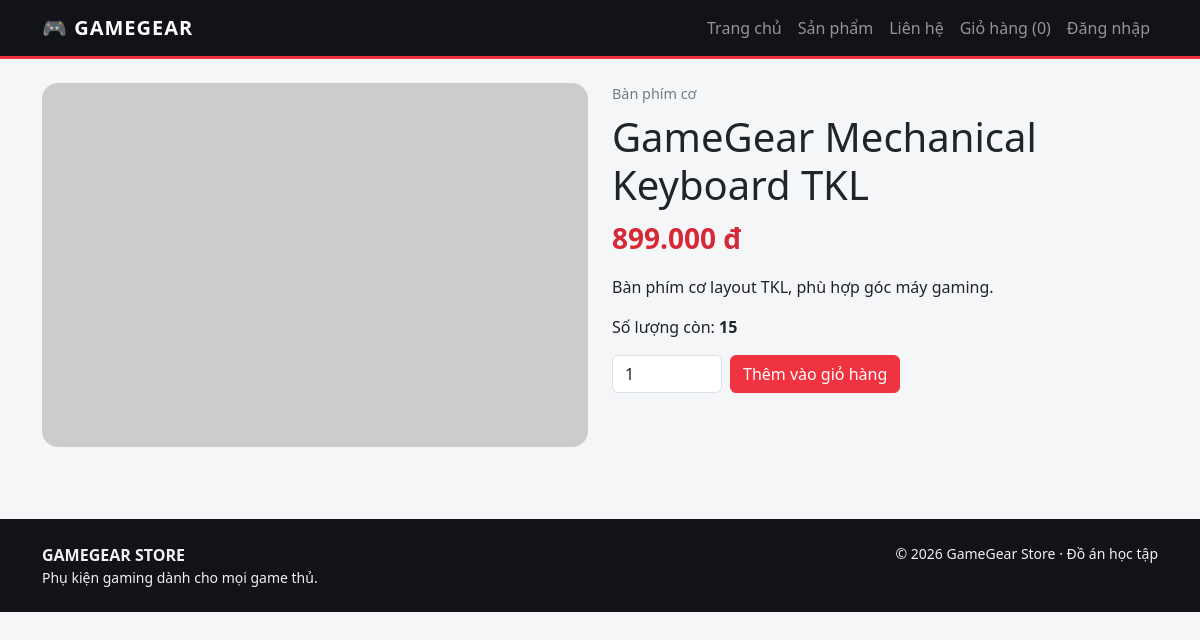
/product.php?id=2, run on the app's committed database.
### tables this page shows
CREATE TABLE products (
 product_id INT AUTO_INCREMENT PRIMARY KEY,
 category_id INT NULL,
 product_name VARCHAR(180) NOT NULL,
 price DECIMAL(12,2) NOT NULL DEFAULT 0 CHECK(price >= 0),
 quantity INT NOT NULL DEFAULT 0 CHECK(quantity >= 0),
 image VARCHAR(500) NULL,
 description TEXT NULL,
 created_at DATETIME NOT NULL DEFAULT CURRENT_TIMESTAMP,
 CONSTRAINT fk_products_category FOREIGN KEY(category_id) REFERENCES categories(category_id) ON UPDATE CASCADE ON DELETE SET NULL,
 INDEX idx_products_name(product_name), INDEX idx_products_category(category_id)
);

CREATE TABLE categories (
 category_id INT AUTO_INCREMENT PRIMARY KEY,
 category_name VARCHAR(100) NOT NULL UNIQUE,
 description TEXT NULL
);

### config.php (called while the page is built, shortened)
<?php
function e($value) { return htmlspecialchars((string)$value, ENT_QUOTES, 'UTF-8'); }
function money($value) { return number_format((float)$value, 0, ',', '.') . ' đ'; }
?>

### product.php (the view)
<?php require 'config.php'; $id=(int)($_GET['id']??0);$st=$pdo->prepare('SELECT p.*,c.category_name FROM products p LEFT JOIN categories c ON p.category_id=c.category_id WHERE p.product_id=?');$st->execute([$id]);$p=$st->fetch();if(!$p){http_response_code(404);exit('Không tìm thấy sản phẩm. <a href="products.php">Quay lại</a>');}$pageTitle=$p['product_name'];$msg='';if($_SERVER['REQUEST_METHOD']==='POST'){$qty=max(1,(int)($_POST['quantity']??1));if($p['quantity']<1)$msg='Sản phẩm đã hết hàng.';elseif($qty>$p['quantity'])$msg='Số lượng vượt quá tồn kho.';else{$_SESSION['cart'][$id]=min($p['quantity'],($_SESSION['cart'][$id]??0)+$qty);header('Location: cart.php');exit;}}require 'includes/header.php';?><div class="row g-4"><div class="col-md-6"><img class="img-fluid rounded-4 w-100" style="max-height:480px;object-fit:cover" src="<?= e($p['image'] ?: 'https://placehold.co/800x600?text=GameGear') ?>" alt="<?= e($p['product_name']) ?>"></div><div class="col-md-6"><div class="small-muted mb-2"><?= e($p['category_name']??'Phụ kiện') ?></div><h1><?= e($p['product_name']) ?></h1><p class="price fs-3"><?= money($p['price']) ?></p><p><?= nl2br(e($p['description'])) ?></p><p>Số lượng còn: <strong><?= (int)$p['quantity'] ?></strong></p><?php if($msg): ?><div class="alert alert-warning"><?= e($msg) ?></div><?php endif; ?><form method="post" class="d-flex gap-2"><input type="number" class="form-control" style="max-width:110px" name="quantity" min="1" max="<?= (int)$p['quantity'] ?>" value="1"><button class="btn btn-red" <?= $p['quantity']<1?'disabled':'' ?>>Thêm vào giỏ hàng</button></form></div></div><?php require 'includes/footer.php';?>

### assets/css/style.css (style rules this page uses)
:root { --gg-red:#ef3340;--gg-dark:#111318;--gg-panel:#1a1d24 }
body { background:#f5f6f8;color:#20232a;font-family:system-ui,-apple-system,Segoe UI,sans-serif }
.btn-red { background:var(--gg-red);border-color:var(--gg-red);color:white }
.price { color:#d52a36;font-size:1.1rem;font-weight:800 }
.small-muted { color:#747b87;font-size:.9rem }

### data on the page
products: category.category_name "Bàn phím cơ", product_name "GameGear Mechanical Keyboard TKL", price "899.000 đ", description "Bàn phím cơ layout TKL, phù hợp góc máy gaming.", quantity "15"

### other printed values
array_sum($_SESSION['cart'] ?? []) "0"
